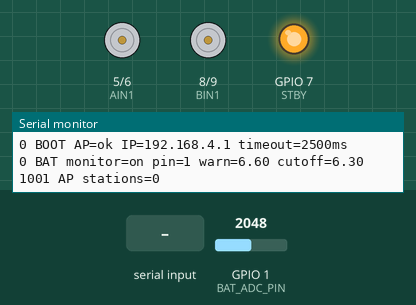
A sketch run on a simulated ESP32-S3. Parts: motor-driver pin pairs drawn as motors (green arrow = first pin HIGH = forward, orange = second pin HIGH = backward, longer = more drive, scaled by the enable pin, stopped while the standby pin is LOW), output pins drawn as LEDs (lit = HIGH), the last lines printed to the serial monitor. Inputs (shaded band) come from the test bench; at power-on: GPIO 1 (BAT_ADC_PIN) = 2048 (analog values on the 0–4095 scale).

Above: at 1.2 s.
1.3 s: "w|45\n" received over Serial
At 1.8 s:
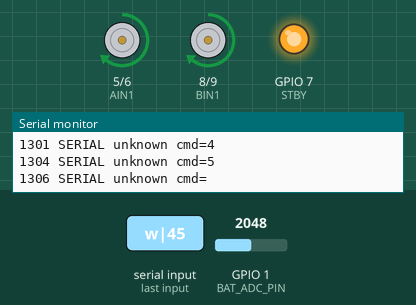
4.3 s: "s90\n" received over Serial
At 5.3 s:
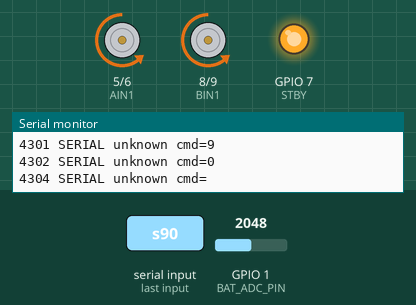
7.3 s: "a90\n" received over Serial
At 7.6 s:
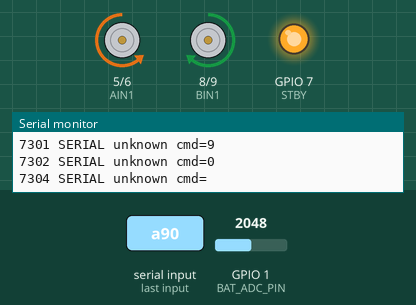
10.3 s: "d|45\n" received over Serial
At 11.1 s:
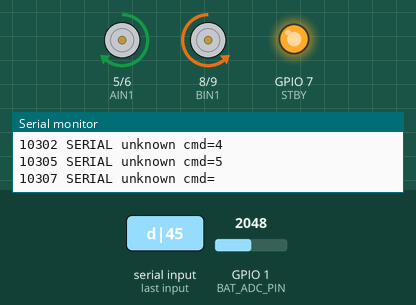
Timing chart, 0 to 14.3 s (numbered marks = the images above; inputs shaded):
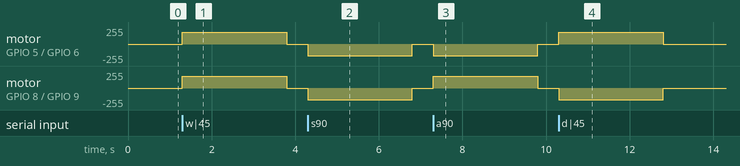

Measured:
- after the input at 1.3 s, motor on GPIO 5 (AIN1) / GPIO 6 (AIN2), motor on GPIO 8 (BIN1) / GPIO 9 (BIN2): stopped → forward 179/255 at once, → stopped 2.5 s later
- after the input at 4.3 s, motor on GPIO 5 (AIN1) / GPIO 6 (AIN2), motor on GPIO 8 (BIN1) / GPIO 9 (BIN2): stopped → backward 179/255 at once, → stopped 2.5 s later
- after the input at 7.3 s, motor on GPIO 5 (AIN1) / GPIO 6 (AIN2): stopped → backward 179/255 at once, → stopped 2.5 s later; motor on GPIO 8 (BIN1) / GPIO 9 (BIN2): stopped → forward 179/255 at once, → stopped 2.5 s later
- after the input at 10.3 s, motor on GPIO 5 (AIN1) / GPIO 6 (AIN2): stopped → forward 179/255 at once, → stopped 2.5 s later; motor on GPIO 8 (BIN1) / GPIO 9 (BIN2): stopped → backward 179/255 at once, → stopped 2.5 s later

The sketch:

BlinkS3.ino
```cpp
#include <WiFi.h>
#include <WebServer.h>
#include <stdarg.h>
#include <string.h>

#define STBY 7
#define AIN1 5
#define AIN2 6
#define PWMA 4
#define BIN1 8
#define BIN2 9
#define PWMB 10
// ==== Battery sensing ====
// Подключи к ADC только через делитель (не напрямую к 2S батарее).
#define BAT_ADC_PIN 1
const bool BAT_MONITOR_ENABLED = true;

// Делитель: Rtop (к батарее) и Rbot (к земле)
const float R_TOP = 100000.0f;
const float R_BOT = 47000.0f;

// Пороговые напряжения батареи 2S
const float BAT_WARN = 6.60f;    // предупредить
const float BAT_CUTOFF = 6.30f;  // жестко остановить

// ==== Motor control state ====
int speedVal = 180;
int dirA = 0;  // -1 back, 0 stop, +1 fwd
int dirB = 0;

WebServer server(80);

// dead-man switch (если команды перестали приходить — стоп)
unsigned long lastCmdMs = 0;
const unsigned long CMD_TIMEOUT_MS = 2500;

// ==== In-memory log buffer for web console ====
const int LOG_CAPACITY = 140;
const int LOG_LINE_LEN = 120;

struct LogEntry {
  uint32_t id;
  char line[LOG_LINE_LEN];
};

LogEntry logs[LOG_CAPACITY];
int logWritePos = 0;
int logCount = 0;
uint32_t nextLogId = 0;

void addLog(const char *fmt, ...) {
  char line[LOG_LINE_LEN];
  va_list args;
  va_start(args, fmt);
  vsnprintf(line, sizeof(line), fmt, args);
  va_end(args);

  Serial.println(line);

  LogEntry &entry = logs[logWritePos];
  entry.id = ++nextLogId;
  strncpy(entry.line, line, LOG_LINE_LEN - 1);
  entry.line[LOG_LINE_LEN - 1] = '\0';

  logWritePos = (logWritePos + 1) % LOG_CAPACITY;
  if (logCount < LOG_CAPACITY) {
    logCount++;
  }
}

// --- helpers ---
void stopMotors() {
  dirA = 0;
  dirB = 0;
  ledcWrite(PWMA, 0);
  ledcWrite(PWMB, 0);
}

void apply() {
  // A
  if (dirA == 0) {
    ledcWrite(PWMA, 0);
  } else {
    digitalWrite(AIN1, dirA > 0);
    digitalWrite(AIN2, dirA < 0);
    ledcWrite(PWMA, speedVal);
  }

  // B
  if (dirB == 0) {
    ledcWrite(PWMB, 0);
  } else {
    digitalWrite(BIN1, dirB > 0);
    digitalWrite(BIN2, dirB < 0);
    ledcWrite(PWMB, speedVal);
  }
}

bool executeCommand(char c) {
  if (c == 'w') {
    dirA = +1;
    dirB = +1;
    apply();
    return true;
  }
  if (c == 's') {
    dirA = -1;
    dirB = -1;
    apply();
    return true;
  }
  if (c == 'a') {
    dirA = -1;
    dirB = +1;
    apply();
    return true;
  }
  if (c == 'd') {
    dirA = +1;
    dirB = -1;
    apply();
    return true;
  }
  if (c == 'x') {
    dirA = 0;
    dirB = 0;
    apply();
    return true;
  }
  if (c == '+') {
    speedVal = min(255, speedVal + 20);
    apply();
    return true;
  }
  if (c == '-') {
    speedVal = max(0, speedVal - 20);
    apply();
    return true;
  }
  if (c == '!') {
    return true;  // keepalive only
  }
  return false;
}

// ADC -> оценка напряжения батареи (усреднение для более стабильного значения)
float readBatteryVoltage() {
  if (!BAT_MONITOR_ENABLED) return 0.0f;

  const int samples = 4;
  uint32_t acc = 0;
  for (int i = 0; i < samples; ++i) {
    acc += analogRead(BAT_ADC_PIN);
  }
  float raw = static_cast<float>(acc) / samples;
  float v_adc = (raw / 4095.0f) * 3.3f;            // напряжение на пине
  float v_bat = v_adc * ((R_TOP + R_BOT) / R_BOT); // обратно через делитель
  return v_bat;
}

// --- Web UI (удержание кнопок) ---
const char PAGE[] PROGMEM = R"HTML(
<!doctype html><html><head>
<meta name="viewport" content="width=device-width,initial-scale=1,user-scalable=no">
<style>
body{font-family:sans-serif;margin:16px}
.btn{width:30vw;height:18vw;font-size:7vw;margin:6px}
.row{display:flex;justify-content:center}
.small{font-size:5vw}
#st{margin:8px 0}
#log{height:34vh;overflow:auto;background:#111;color:#d4ffd4;border-radius:8px;padding:8px;font:12px/1.35 monospace;white-space:pre-wrap}
*{ user-select:none; -webkit-user-select:none; -ms-user-select:none; }
.btn{ touch-action:none; -webkit-touch-callout:none; }
</style>
</head><body>
<h2>RC Car</h2>

<div class="row"><button class="btn" id="w">W</button></div>
<div class="row">
  <button class="btn" id="a">A</button>
  <button class="btn" id="x">STOP</button>
  <button class="btn" id="d">D</button>
</div>
<div class="row"><button class="btn" id="s">S</button></div>

<div class="row">
  <button class="btn small" onclick="send('+')">+ speed</button>
  <button class="btn small" onclick="send('-')">- speed</button>
</div>

<p id="st">...</p>
<h3>ESP log</h3>
<pre id="log">waiting...</pre>

<script>
let holdTimer = null;
let holding = null;
const HOLD_HEARTBEAT_MS = 400;
let lastLogId = 0;
let logLines = [];
const LOG_MAX_LINES = 120;

async function send(c){
  const u = '/cmd?c=' + encodeURIComponent(c) + '&t=' + Date.now();
  await fetch(u, { cache: 'no-store' }).catch(()=>{});
}

function startHold(c){
  if (holding === c) return;
  if (holding !== null) stopHold(true); // смена направления: явно стоп, затем новая команда
  holding = c;
  send(c); // сразу
  holdTimer = setInterval(()=>send('!'), HOLD_HEARTBEAT_MS); // keepalive без повторной команды движения
}

function stopHold(withStop = true){
  if (holdTimer) clearInterval(holdTimer);
  holdTimer = null;
  holding = null;
  if (withStop) send('x'); // стоп
}

function bindHold(id, c){
  const b = document.getElementById(id);
  b.addEventListener('pointerdown', (e)=>{ e.preventDefault(); b.setPointerCapture(e.pointerId); startHold(c); });
  b.addEventListener('pointerup', (e)=>{ e.preventDefault(); stopHold(); });
  b.addEventListener('pointercancel', (e)=>{ e.preventDefault(); stopHold(); });
}

function appendLogLine(line){
  logLines.push(line);
  if (logLines.length > LOG_MAX_LINES) logLines = logLines.slice(logLines.length - LOG_MAX_LINES);
  const box = document.getElementById('log');
  box.textContent = logLines.join('\n');
  box.scrollTop = box.scrollHeight;
}

async function pullLogs(){
  if (holding) return; // уменьшаем сетевую конкуренцию во время удержания
  const u = '/logs?since=' + lastLogId + '&t=' + Date.now();
  const r = await fetch(u, { cache: 'no-store' }).catch(()=>null);
  if (!r) return;
  const t = await r.text();
  if (!t.trim()) return;

  for (const line of t.split('\n')) {
    if (!line) continue;
    const sep = line.indexOf('|');
    if (sep < 0) continue;
    const id = Number(line.slice(0, sep));
    const msg = line.slice(sep + 1);
    if (!Number.isFinite(id)) continue;
    if (id > lastLogId) lastLogId = id;
    appendLogLine(msg);
  }
}

bindHold('w', 'w');
bindHold('a', 'a');
bindHold('s', 's');
bindHold('d', 'd');
document.getElementById('x').addEventListener('pointerdown', (e)=>{ e.preventDefault(); stopHold(); });

// статус
async function upd(){
  if (holding) return; // не конкурируем с командами движения при удержании
  const t = await fetch('/status?t=' + Date.now(), { cache: 'no-store' }).catch(()=>null);
  if (!t) return;
  document.getElementById('st').innerText = await t.text();
}

setInterval(upd, 1000);
setInterval(pullLogs, 800);
upd();
pullLogs();
</script>
</body></html>
)HTML";

void handleRoot() {
  server.send(200, "text/html", PAGE);
}

void handleCmd() {
  if (!server.hasArg("c")) {
    server.send(400, "text/plain", "no c");
    return;
  }

  char c = server.arg("c")[0];
  unsigned long now = millis();
  unsigned long gap = now - lastCmdMs;
  bool ok = executeCommand(c);

  if (!ok) {
    addLog("%lu WEB unknown cmd=%c", now, c);
    server.send(400, "text/plain", "bad c");
    return;
  }

  lastCmdMs = now;

  static unsigned long lastKeepaliveLogMs = 0;
  if (c == '!') {
    if (now - lastKeepaliveLogMs >= 2000) {
      addLog("%lu WEB keepalive gap=%lu sta=%d", now, gap, WiFi.softAPgetStationNum());
      lastKeepaliveLogMs = now;
    }
  } else {
    addLog("%lu WEB cmd=%c gap=%lu dirA=%d dirB=%d spd=%d sta=%d",
           now, c, gap, dirA, dirB, speedVal, WiFi.softAPgetStationNum());
  }

  server.send(200, "text/plain", "ok");
}

void handleStatus() {
  float vb = readBatteryVoltage();
  String s;
  s.reserve(130);
  s += "dirA=";
  s += dirA;
  s += " dirB=";
  s += dirB;
  s += " speed=";
  s += speedVal;
  s += " age=";
  s += (millis() - lastCmdMs);
  s += "ms sta=";
  s += WiFi.softAPgetStationNum();
  if (BAT_MONITOR_ENABLED) {
    s += " batt=";
    s += String(vb, 2);
    s += "V";
  } else {
    s += " batt=off";
  }
  server.send(200, "text/plain", s);
}

void handleLogs() {
  uint32_t since = 0;
  if (server.hasArg("since")) {
    since = static_cast<uint32_t>(server.arg("since").toInt());
  }

  String out;
  out.reserve(2400);

  const int maxLinesPerResponse = 60;
  int sent = 0;
  int start = (logWritePos - logCount + LOG_CAPACITY) % LOG_CAPACITY;

  for (int i = 0; i < logCount; ++i) {
    int idx = (start + i) % LOG_CAPACITY;
    const LogEntry &entry = logs[idx];
    if (entry.id <= since) continue;
    out += String(entry.id);
    out += "|";
    out += entry.line;
    out += "\n";
    sent++;
    if (sent >= maxLinesPerResponse) break;
  }

  server.send(200, "text/plain", out);
}

void setup() {
  Serial.begin(115200);

  pinMode(STBY, OUTPUT);
  pinMode(AIN1, OUTPUT);
  pinMode(AIN2, OUTPUT);
  pinMode(BIN1, OUTPUT);
  pinMode(BIN2, OUTPUT);
  digitalWrite(STBY, HIGH);

  ledcAttach(PWMA, 1000, 8);
  ledcAttach(PWMB, 1000, 8);

  analogReadResolution(12);

  WiFi.mode(WIFI_AP);
  bool apOk = WiFi.softAP("RC-CAR", "12345678");
  IPAddress ip = WiFi.softAPIP();
  String ipStr = ip.toString();

  server.on("/", handleRoot);
  server.on("/cmd", handleCmd);
  server.on("/status", handleStatus);
  server.on("/logs", handleLogs);
  server.begin();

  stopMotors();
  apply();

  lastCmdMs = millis();

  addLog("%lu BOOT AP=%s IP=%s timeout=%lums", millis(), apOk ? "ok" : "fail", ipStr.c_str(), CMD_TIMEOUT_MS);
  addLog("%lu BAT monitor=%s pin=%d warn=%.2f cutoff=%.2f",
         millis(), BAT_MONITOR_ENABLED ? "on" : "off", BAT_ADC_PIN, BAT_WARN, BAT_CUTOFF);
}

unsigned long lastBatMs = 0;
unsigned long lastBatWarnLogMs = 0;
unsigned long lastBatDiagLogMs = 0;
unsigned long lastStaCheckMs = 0;
bool cutoff = false;
int cutoffLowStreak = 0;
int lastStationCount = -1;

void loop() {
  server.handleClient();
  unsigned long now = millis();

  // консоль тоже оставим
  if (Serial.available()) {
    char c = Serial.read();
    unsigned long gap = now - lastCmdMs;
    bool ok = executeCommand(c);
    if (ok) {
      lastCmdMs = now;
      if (c != '!') {
        addLog("%lu SERIAL cmd=%c gap=%lu dirA=%d dirB=%d spd=%d",
               now, c, gap, dirA, dirB, speedVal);
      }
    } else {
      addLog("%lu SERIAL unknown cmd=%c", now, c);
    }
  }

  // диагностика AP-клиентов
  if (now - lastStaCheckMs >= 1000) {
    lastStaCheckMs = now;
    int sta = WiFi.softAPgetStationNum();
    if (sta != lastStationCount) {
      lastStationCount = sta;
      addLog("%lu AP stations=%d", now, sta);
    }
  }

  // контроль батареи (раз в 300 мс)
  if (BAT_MONITOR_ENABLED && (now - lastBatMs > 300)) {
    lastBatMs = now;
    float vb = readBatteryVoltage();

    // Диагностика плавающего/неподключенного входа или неверного делителя.
    if ((vb < 1.0f || vb > 12.8f) && (now - lastBatDiagLogMs > 3000)) {
      lastBatDiagLogMs = now;
      addLog("%lu BAT suspicious %.2fV (check BAT_ADC_PIN wiring/divider)", now, vb);
    }

    if (!cutoff) {
      if (vb <= BAT_CUTOFF) {
        cutoffLowStreak++;
      } else {
        cutoffLowStreak = 0;
      }
    }

    // if (!cutoff && cutoffLowStreak >= 3) {
    //   cutoff = true;
    //   stopMotors();
    //   addLog("%lu BAT CUTOFF %.2fV (streak=%d)", now, vb, cutoffLowStreak);
    // } else if (!cutoff && vb <= BAT_WARN && (now - lastBatWarnLogMs > 3000)) {
    //   lastBatWarnLogMs = now;
    //   addLog("%lu BAT LOW %.2fV", now, vb);
    // }

    if (cutoff) {
      dirA = 0;
      dirB = 0;
      ledcWrite(PWMA, 0);
      ledcWrite(PWMB, 0);
    }
  }

  // dead-man switch
  if (!cutoff && (now - lastCmdMs > CMD_TIMEOUT_MS)) {
    if (dirA != 0 || dirB != 0) {
      addLog("%lu DEADMAN stop age=%lums", now, now - lastCmdMs);
      dirA = 0;
      dirB = 0;
      apply();
    }
  }
}
```
